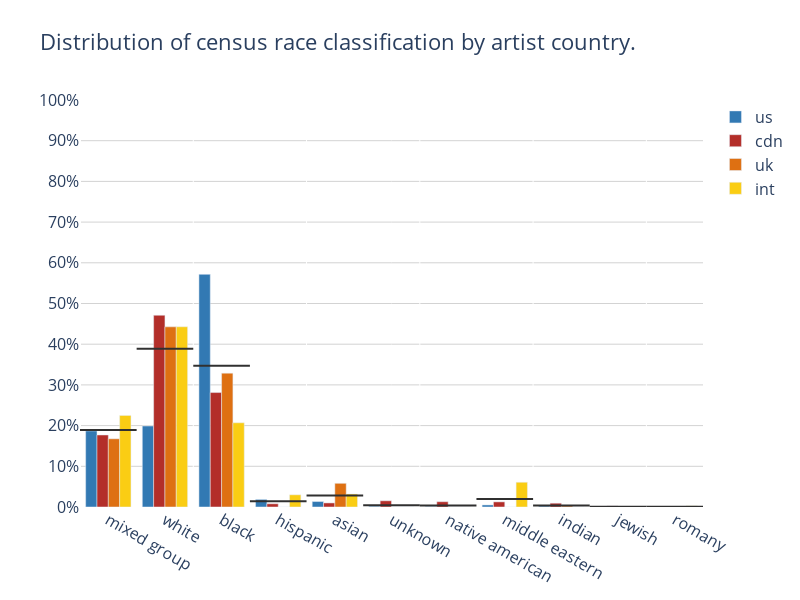

Here is the notebook cell this chart was saved with:
### Code cell
plot_categorical_comparison(
                                        categories = df['census_race_classification'], 
                                        compare_by = df['artist_country'], 
                                        comparison_filter=['us','cdn','uk','int'], 
                                        color_dict=COLOR_DICT
                                        )

### Figure 1 — Plotly figure (JSON) as saved in the notebook; plotly's stock layout.template omitted (floating-point values rounded to 4 significant figures)
{"data": [{"marker": {"color": "#3279B3"}, "name": "us", "type": "bar", "x": ["mixed group", "white", "black", "hispanic", "asian", "unknown", "native american", "middle eastern", "indian", "jewish", "romany"], "y": [0.187, 0.199, 0.5716, 0.01865, 0.01347, 0.001902, 0.001109, 0.005018, 0.002324, 0, 0]}, {"marker": {"color": "#B32E29"}, "name": "cdn", "type": "bar", "x": ["mixed group", "white", "black", "hispanic", "asian", "unknown", "native american", "middle eastern", "indian", "jewish", "romany"], "y": [0.1769, 0.4711, 0.2812, 0.007903, 0.01, 0.01525, 0.01301, 0.01259, 0.009371, 0.002658, 0]}, {"marker": {"color": "#DE7012"}, "name": "uk", "type": "bar", "x": ["mixed group", "white", "black", "hispanic", "asian", "unknown", "native american", "middle eastern", "indian", "jewish", "romany"], "y": [0.1675, 0.4427, 0.3289, 0, 0.0582, 0, 0, 0, 0.002646, 0, 0]}, {"marker": {"color": "#FACD14"}, "name": "int", "type": "bar", "x": ["mixed group", "white", "black", "hispanic", "asian", "unknown", "native american", "middle eastern", "indian", "jewish", "romany"], "y": [0.225, 0.4428, 0.2069, 0.02995, 0.03176, 0, 0, 0.0608, 0, 0, 0.002722]}, {"marker": {"color": "#303030"}, "mode": "lines", "name": "mixed group_average", "showlegend": false, "type": "scatter", "x": [0, 1], "xaxis": "x2", "y": [0.1891, 0.1891]}, {"marker": {"color": "#303030"}, "mode": "lines", "name": "white_average", "showlegend": false, "type": "scatter", "x": [1, 2], "xaxis": "x2", "y": [0.3889, 0.3889]}, {"marker": {"color": "#303030"}, "mode": "lines", "name": "black_average", "showlegend": false, "type": "scatter", "x": [2, 3], "xaxis": "x2", "y": [0.3472, 0.3472]}, {"marker": {"color": "#303030"}, "mode": "lines", "name": "hispanic_average", "showlegend": false, "type": "scatter", "x": [3, 4], "xaxis": "x2", "y": [0.01412, 0.01412]}, {"marker": {"color": "#303030"}, "mode": "lines", "name": "asian_average", "showlegend": false, "type": "scatter", "x": [4, 5], "xaxis": "x2", "y": [0.02836, 0.02836]}, {"marker": {"color": "#303030"}, "mode": "lines", "name": "unknown_average", "showlegend": false, "type": "scatter", "x": [5, 6], "xaxis": "x2", "y": [0.004287, 0.004287]}, {"marker": {"color": "#303030"}, "mode": "lines", "name": "native american_average", "showlegend": false, "type": "scatter", "x": [6, 7], "xaxis": "x2", "y": [0.003529, 0.003529]}, {"marker": {"color": "#303030"}, "mode": "lines", "name": "middle eastern_average", "showlegend": false, "type": "scatter", "x": [7, 8], "xaxis": "x2", "y": [0.0196, 0.0196]}, {"marker": {"color": "#303030"}, "mode": "lines", "name": "indian_average", "showlegend": false, "type": "scatter", "x": [8, 9], "xaxis": "x2", "y": [0.003585, 0.003585]}, {"marker": {"color": "#303030"}, "mode": "lines", "name": "jewish_average", "showlegend": false, "type": "scatter", "x": [9, 10], "xaxis": "x2", "y": [0.0006644, 0.0006644]}, {"marker": {"color": "#303030"}, "mode": "lines", "name": "romany_average", "showlegend": false, "type": "scatter", "x": [10, 11], "xaxis": "x2", "y": [0.0006806, 0.0006806]}], "layout": {"barmode": "group", "font": {"size": 16}, "height": 600, "plot_bgcolor": "white", "title": {"text": "Distribution of census race classification by artist country."}, "width": 800, "xaxis2": {"overlaying": "x", "range": [0, 11], "showticklabels": false}, "yaxis": {"dtick": 0.1, "gridcolor": "lightgray", "range": [0, 1], "tickformat": ".0%"}}}
